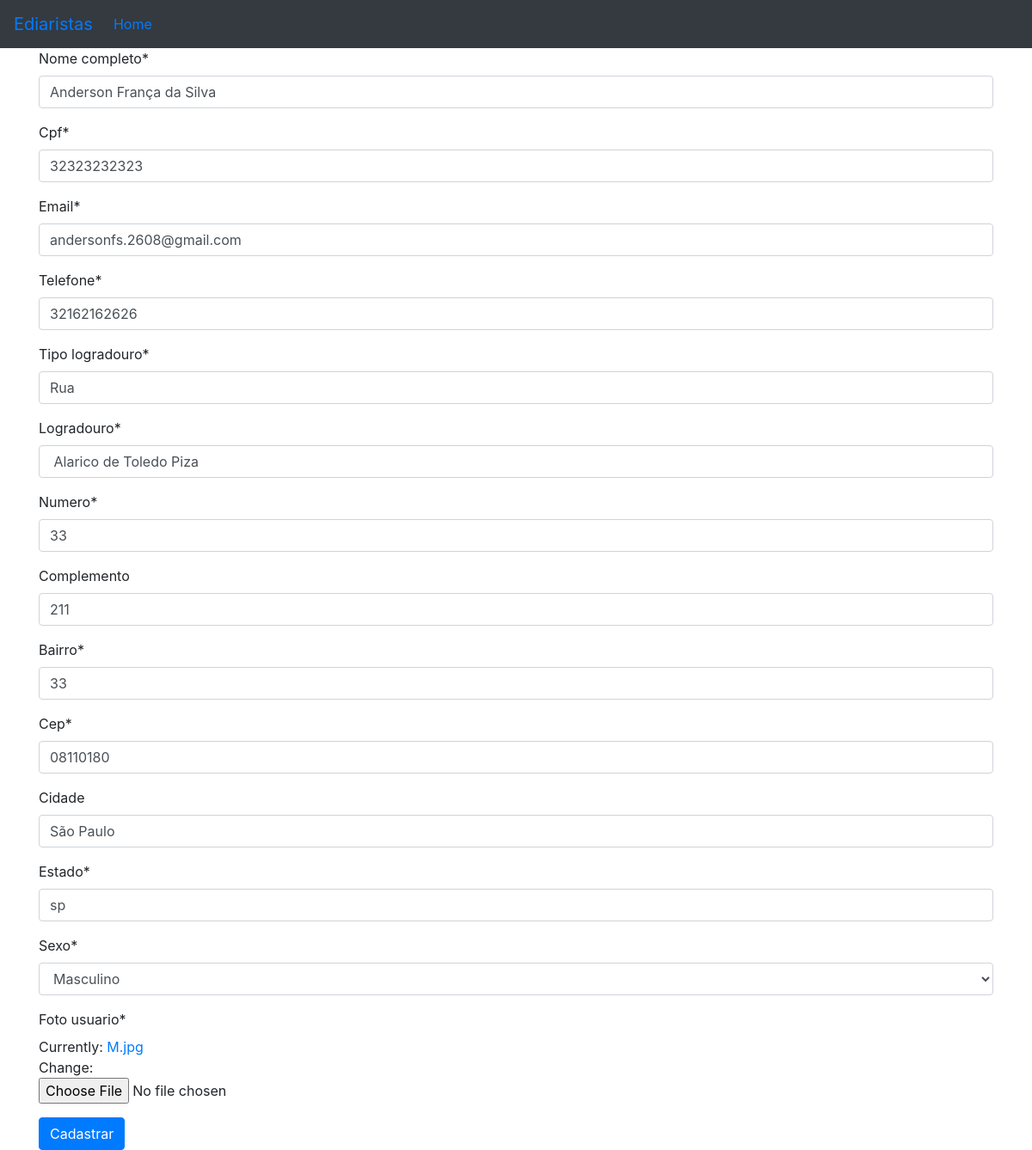
/web/editar_diarista/34, run on the app's committed database.
### web/models.py (models this page shows)
class Diarista(models.Model):
    SEXO_CHOICES = (
        ("F", "Feminino"),
        ("M", "Masculino"),
        ("N", "Nenhuma das opções")
    )
    nome_completo = models.CharField(max_length=100, null=False, blank=False)
    cpf = models.CharField(max_length=11, null=False, blank=False, unique=True)
    email = models.EmailField(null=False, blank=False, unique=True)
    telefone = models.CharField(max_length=11, null=False, blank=False)
    tipo_logradouro = models.CharField(max_length=11, null=False, blank=False)
    logradouro = models.CharField(max_length=60, null=False, blank=False)
    numero = models.IntegerField(null=False, blank=False)
    complemento = models.CharField(max_length=100, null=False, blank=True)
    bairro = models.CharField(max_length=30, null=False, blank=False)
    cep = models.CharField(max_length=8, null=False, blank=False)
    cidade = models.CharField(max_length=30, null=False, blank=True)
    estado = models.CharField(max_length=2, null=False, blank=False)
    codigo_ibge = models.IntegerField(null=False, blank=False)
    sexo = models.CharField(max_length=1, choices=SEXO_CHOICES, blank=False, null=False)
    foto_usuario = models.ImageField(null=False)

### web/views.py (the view)
# urls.py: path('editar_diarista/<int:diarista_id>', editar_diarista, name='editar_diarista'),
def editar_diarista(request, diarista_id):
    diarista = Diarista.objects.get(id=diarista_id)
    if request.method == "POST":
        form_diarista = diarista_form.DiaristaForm(request.POST or None, request.FILES, instance=diarista)
        if form_diarista.is_valid():
            form_diarista.save()
            return redirect('listar_diaristas')
    else:
        form_diarista = diarista_form.DiaristaForm(instance=diarista)
    return render(request, 'form_diarista.html', {'form_diarista': form_diarista})

### web/forms/diarista_form.py (shortened to what this page needs)
class DiaristaForm(forms.ModelForm):
    SEXO_CHOICES = (
        ("F", "Feminino"),
        ("M", "Masculino"),
        ("N", "Nenhuma das opções")
    )
    cpf = forms.CharField(widget=forms.TextInput(attrs={'data-mask': "000.000.000-00"}))
    cep = forms.CharField(widget=forms.TextInput(attrs={'data-mask': "00000-000"}))
    telefone = forms.CharField(widget=forms.TextInput(attrs={'data-mask': "(00) 00000-0000"}))
    sexo = forms.CharField(max_length=3,
                           widget=forms.Select(choices=SEXO_CHOICES))
    foto_usuario = forms.ImageField()
    class Meta:
        model = Diarista
        exclude = ('codigo_ibge', )

### web/templates/form_diarista.html (shortened to what this page needs)
{% extends 'base.html' %} {% load crispy_forms_tags %} {% block conteudo %}
<form method="post" enctype="multipart/form-data">
  {% csrf_token %} {{form_diarista|crispy}}
  <button type="submit" class="btn btn-primary">Cadastrar</button>
</form>
 {% endblock conteudo %}

### data on the page
Diarista: nome_completo "Anderson França da Silva", cpf "32323232323", email "andersonfs.2608@gmail.com", telefone "32162162626", tipo_logradouro "Rua", logradouro "Alarico de Toledo Piza", numero "33", complemento "211", bairro "33", cep "08110180", cidade "São Paulo", estado "sp", sexo "Masculino"
